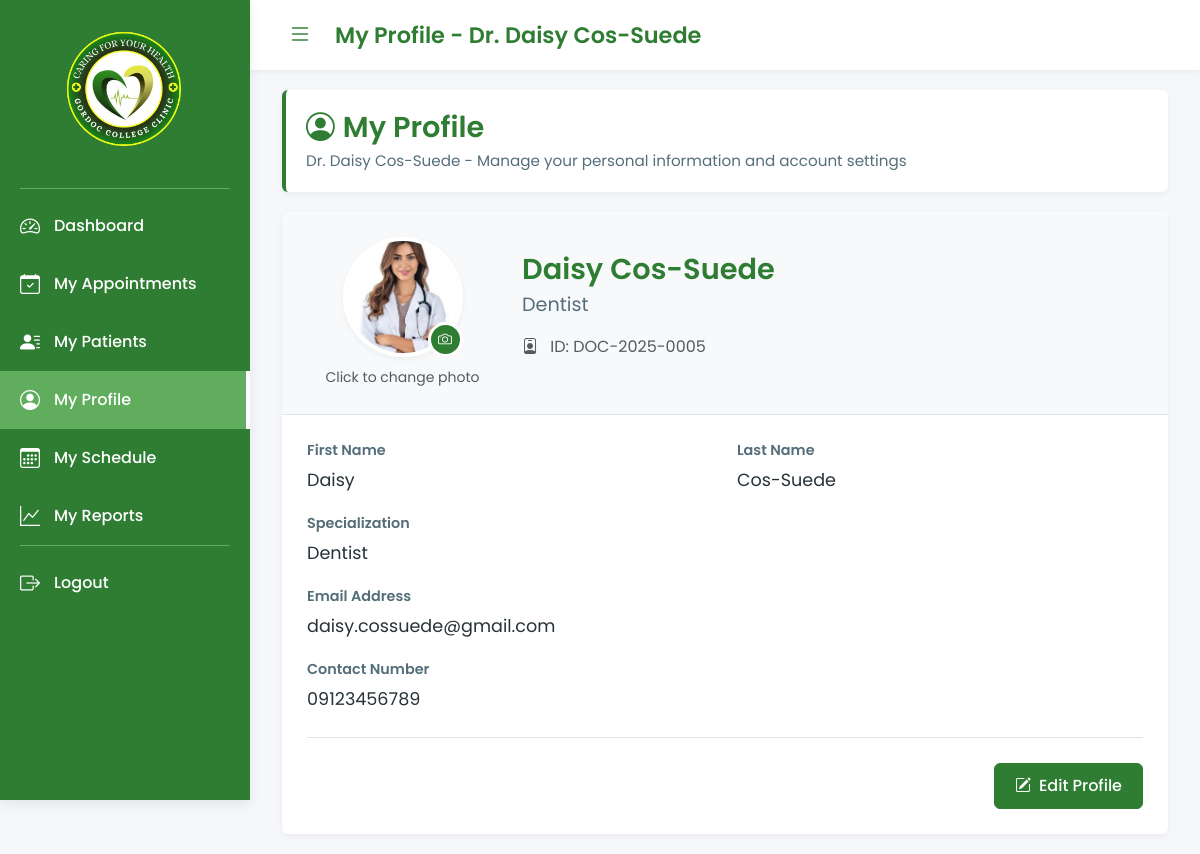
The page /doctor_profile.php (signed in) on the database its author committed.
### tables this page shows
CREATE TABLE `doctors` (
  `DoctorID` varchar(15) NOT NULL,
  `FirstName` varchar(100) DEFAULT NULL,
  `LastName` varchar(100) DEFAULT NULL,
  `ContactNumber` varchar(15) DEFAULT NULL,
  `Email` varchar(255) DEFAULT NULL,
  `ImageFile` varchar(255) DEFAULT NULL,
  `Specialization` varchar(100) DEFAULT NULL,
  `Phone` varchar(20) DEFAULT NULL,
  `Status` varchar(20) DEFAULT 'Active',
  `ProfilePhoto` varchar(255) DEFAULT NULL,
  `Password` varchar(255) NOT NULL,
  `reset_token` varchar(64) DEFAULT NULL,
  `reset_expires` datetime DEFAULT NULL
);

### doctor_profile.php (the view, shortened to what this page needs)
<?php
include 'config.php';
$doctorID = $_SESSION['doctor_id'];
$sql = "SELECT * FROM doctors WHERE DoctorID = ?";
$stmt = $conn->prepare($sql);
$stmt->bind_param("s", $doctorID);
$stmt->execute();
$result = $stmt->get_result();
$doctor = $result->fetch_assoc();
?>
<!DOCTYPE html>
<html lang="en">
<head>
  <link href="https://cdn.jsdelivr.net/npm/bootstrap@5.3.0-alpha1/dist/css/bootstrap.min.css" rel="stylesheet" />
  <link href="https://cdn.jsdelivr.net/npm/bootstrap-icons/font/bootstrap-icons.css" rel="stylesheet" />
</head>
<body>
  <aside class="sidebar" id="sidebar">
    <div class="sidebar-header">
        <img src="img/GCLINIC.png" alt="Medical Clinic Logo" class="sidebar-logo">
    </div>
    <div class="sidebar-divider"></div>
    <ul class="sidebar-menu">
        <li><a href="doctor_dashboard.php" class="<?= basename($_SERVER['PHP_SELF']) === 'doctor_dashboard.php' ? 'active' : '' ?>">
            <i class="bi bi-speedometer2"></i> <span>Dashboard</span>
        </a></li>
        <li><a href="doctor_student.php" class="<?= basename($_SERVER['PHP_SELF']) === 'doctor_student.php' ? 'active' : '' ?>">
            <i class="bi bi-calendar-check"></i> <span>My Appointments</span>
        </a></li>
        <li><a href="student_viewer.php" class="<?= basename($_SERVER['PHP_SELF']) === 'student_viewer.php' ? 'active' : '' ?>">
            <i class="bi bi-person-lines-fill"></i> <span>My Patients</span>
        </a></li>
        <li><a href="doctor_profile.php" class="<?= basename($_SERVER['PHP_SELF']) === 'doctor_profile.php' ? 'active' : '' ?>">
            <i class="bi bi-person-circle"></i> <span>My Profile</span>
        </a></li>
        <li><a href="doctor_schedule.php" class="<?= basename($_SERVER['PHP_SELF']) === 'doctor_schedule.php' ? 'active' : '' ?>">
            <i class="bi bi-calendar3"></i> <span>My Schedule</span>
        </a></li>
        <li><a href="doctor_report.php" class="<?= basename($_SERVER['PHP_SELF']) === 'doctor_report.php' ? 'active' : '' ?>">
            <i class="bi bi-graph-up"></i> <span>My Reports</span>
        </a></li>
    </ul>
    <div class="sidebar-divider" style="margin-top: auto;"></div>
    <ul class="sidebar-menu">
        <li><a href="doctor_login.php" class="logout-link" onclick="return confirmLogout()">
            <i class="bi bi-box-arrow-right"></i> <span>Logout</span>
        </a></li>
    </ul>
  </aside>
  <header class="header header-expanded" id="header">
    <div class="d-flex align-items-center">
        <button class="toggle-sidebar" id="sidebarToggle">
            <i class="bi bi-list"></i>
        </button>
        <h1 class="header-title">My Profile - Dr. <?= htmlspecialchars($doctor['FirstName'] . ' ' . $doctor['LastName']) ?></h1>
    </div>
  </header>
  <main class="main-content main-expanded" id="mainContent">
    <div class="container-fluid">
        <div class="page-header">
            <h1><i class="bi bi-person-circle me-2"></i>My Profile</h1>
            <p>Dr. <?= htmlspecialchars($doctor['FirstName'] . ' ' . $doctor['LastName']) ?> - Manage your personal information and account settings</p>
        </div>
        <div class="profile-container">
            <div class="profile-header">
                <div class="row align-items-center">
                    <div class="col-md-3 text-center">
                        <div class="profile-picture-container">
                            <?php
                                $profilePhotoSrc = 'https://via.placeholder.com/120x120/2e7d32/white?text=Dr';
                                if (!empty($doctor['ProfilePhoto']) && file_exists($doctor['ProfilePhoto'])) {
                                    $profilePhotoSrc = $doctor['ProfilePhoto'];
                                }
                            ?>
                            <img src="<?= htmlspecialchars($profilePhotoSrc) ?>"
                                 alt="Doctor Avatar"
                                 class="profile-picture"
                                 id="profilePictureDisplay"
                                 onclick="document.getElementById('profilePhotoInput').click();">
                            <div class="profile-picture-upload" onclick="document.getElementById('profilePhotoInput').click();">
                                <i class="bi bi-camera"></i>
                            </div>
                        </div>
                        <div class="mt-2">
                            <small class="text-muted">Click to change photo</small>
                        </div>
                    </div>
                    <div class="col-md-9">
                        <h1 class="profile-name"><?= htmlspecialchars($doctor['FirstName'] . ' ' . $doctor['LastName']) ?></h1>
                        <p class="profile-specialization"><?= htmlspecialchars($doctor['Specialization']) ?></p>
                        <p class="text-muted"><i class="bi bi-person-badge me-2"></i> ID: <?= htmlspecialchars($doctor['DoctorID']) ?></p>
                    </div>
                </div>
            </div>
            <div class="profile-content">
                <div id="viewMode">
                    <div class="row">
                        <div class="col-md-6">
                            <div class="info-group">
                                <div class="info-label">First Name</div>
                                <div class="info-value"><?= htmlspecialchars($doctor['FirstName']) ?></div>
                            </div>
                        </div>
                        <div class="col-md-6">
                            <div class="info-group">
                                <div class="info-label">Last Name</div>
                                <div class="info-value"><?= htmlspecialchars($doctor['LastName']) ?></div>
                            </div>
                        </div>
                    </div>
                    <div class="info-group">
                        <div class="info-label">Specialization</div>
                        <div class="info-value"><?= htmlspecialchars($doctor['Specialization']) ?></div>
                    </div>
                    <div class="info-group">
                        <div class="info-label">Email Address</div>
                        <div class="info-value"><?= htmlspecialchars($doctor['Email']) ?></div>
                    </div>
                    <div class="info-group">
                        <div class="info-label">Contact Number</div>
                        <div class="info-value"><?= htmlspecialchars($doctor['ContactNumber']) ?></div>
                    </div>
                    <div class="divider"></div>
                    <div class="d-grid gap-2 d-md-flex justify-content-md-end">
                        <button class="btn btn-primary" id="editProfileBtn">
                            <i class="bi bi-pencil-square me-2"></i>Edit Profile
                        </button>
                    </div>
                </div>
            </div>
        </div>
    </div>
  </main>
</body>
</html>

### doctor_profile.php (style rules this page uses)
:root { --primary: #2e7d32; --primary-light: #60ad5e; --primary-dark: #1b5e20; --text-dark: #263238; --text-medium: #546e7a; --text-light: #78909c; --surface-light: #f5f7fa; --surface-medium: #e1e5eb; --shadow-sm: 0 2px 6px rgba(0,0,0,0.05); --shadow-md: 0 4px 12px rgba(0,0,0,0.08); --radius-sm: 6px; --radius-md: 12px; }
body { margin: 0; font-family: 'Poppins', sans-serif; background-color: var(--surface-light); color: var(--text-dark); overflow-x: hidden; }
.sidebar { width: 250px; background: var(--primary); transition: all 0.3s ease; position: fixed; height: 100vh; z-index: 100; box-shadow: var(--shadow-md); top: 0; left: 0; }
.sidebar-header { padding: 20px; text-align: center; }
.sidebar-logo { width: 70%; max-width: 140px; transition: transform 0.3s; }
.sidebar-divider { border-bottom: 1px solid var(--primary-light); margin: 8px 20px; }
.sidebar-menu { list-style: none; padding: 0; margin: 0; }
.sidebar-menu a { display: flex; align-items: center; padding: 14px 18px; color: white; text-decoration: none; transition: all 0.2s ease; font-weight: 500; font-size: 1rem; }
.sidebar-menu a.active { background: var(--primary-light); border-right: 4px solid white; }
.sidebar-menu i { margin-right: 12px; font-size: 1.25rem; min-width: 24px; text-align: center; }
.header { background: white; padding: 15px 30px; display: flex; align-items: center; justify-content: space-between; box-shadow: var(--shadow-sm); position: sticky; top: 0; z-index: 90; transition: all 0.3s ease; margin-left: 0; min-height: 70px; }
.header-expanded { margin-left: 250px; }
.header-title { font-weight: 600; font-size: 1.4rem; color: var(--primary); margin: 0; }
.toggle-sidebar { background: none; border: none; color: var(--primary); cursor: pointer; width: 40px; height: 40px; border-radius: 50%; display: flex; align-items: center; justify-content: center; transition: all 0.2s; margin-right: 15px; }
.toggle-sidebar i { font-size: 1.5rem; }
.main-content { margin-left: 0; padding: 20px; transition: all 0.3s ease; background-color: var(--surface-light); }
.main-expanded { margin-left: 250px; }
.page-header { background: white; padding: 20px; border-radius: var(--radius-sm); margin-bottom: 20px; box-shadow: var(--shadow-sm); border-left: 4px solid var(--primary); }
.page-header h1 { color: var(--primary); margin-bottom: 5px; font-size: 1.8rem; font-weight: 600; }
.page-header p { color: var(--text-medium); margin: 0; font-size: 0.95rem; }
.btn-primary { background-color: var(--primary); border-color: var(--primary); border-radius: var(--radius-sm); font-weight: 500; padding: 10px 20px; transition: all 0.2s; }
.profile-container { background: white; border-radius: var(--radius-sm); box-shadow: var(--shadow-sm); overflow: hidden; }
.profile-header { background: #f8f9fa; padding: 25px; border-bottom: 1px solid var(--surface-medium); }
.profile-content { padding: 25px; }
.profile-picture-container { position: relative; display: inline-block; }
.profile-picture { width: 120px; height: 120px; border-radius: 50%; object-fit: cover; border: 4px solid white; box-shadow: var(--shadow-sm); cursor: pointer; transition: all 0.3s ease; }
.profile-picture-upload { position: absolute; bottom: 0; right: 0; background: var(--primary); color: white; border-radius: 50%; width: 35px; height: 35px; display: flex; align-items: center; justify-content: center; cursor: pointer; border: 3px solid white; font-size: 14px; transition: all 0.2s ease; }
.info-group { margin-bottom: 20px; }
.info-label { font-weight: 600; color: var(--text-medium); margin-bottom: 5px; font-size: 0.9rem; }
.info-value { font-size: 1.1rem; color: var(--text-dark); }
.divider { height: 1px; background-color: var(--surface-medium); margin: 25px 0; }
.profile-name { font-size: 1.8rem; font-weight: 600; color: var(--primary); margin-bottom: 5px; }
.profile-specialization { font-size: 1.2rem; color: var(--text-medium); margin-bottom: 15px; }

### rows shown on the page
doctors: FirstName+LastName "Daisy Cos-Suede", ProfilePhoto (picture), Specialization "Dentist", DoctorID "DOC-2025-0005", FirstName "Daisy", LastName "Cos-Suede", Email "daisy.cossuede@gmail.com", ContactNumber "09123456789"
